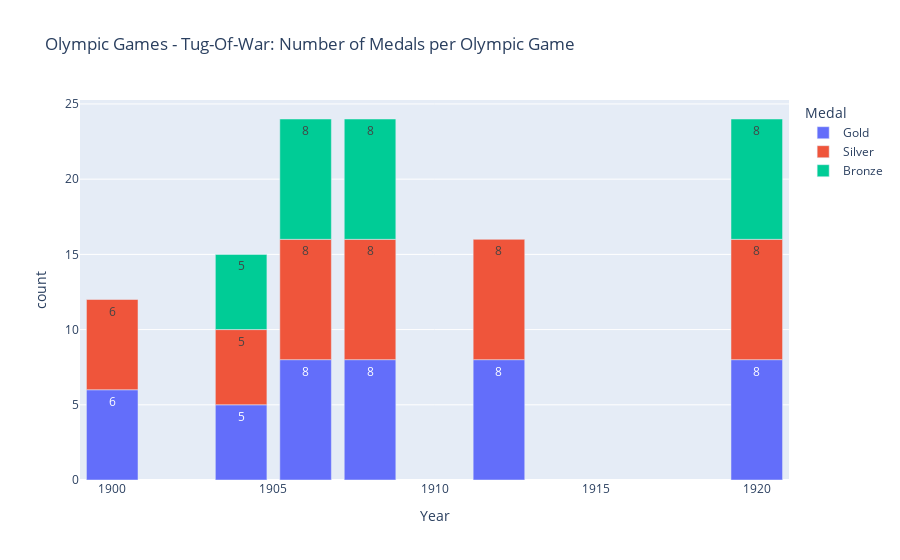

The notebook cell saved with this chart:
### Code cell
# Tug Of War:
# athlete_events.head()
tug_of_war = athlete_events[athlete_events['Sport'] == "Tug-Of-War"]
tug_of_war.head(25)
#'F' in pd.Index(tug_of_war['Sex']) # Bara män
# tug_of_war['Team'].unique()
#tug_of_war['Year'].unique() # 1900 till 1920
# tug_of_war['Season'].unique() #summer
# tug_of_war['Games'].sort_values().unique()
# tug_of_war['Medal'].value_counts()

#tug_of_war.query("Year == 1908")['Medal'].value_counts()

tow_year = tug_of_war.groupby('Year')
my_tow_df = tow_year['Medal'].value_counts()
my_tow_df = my_tow_df.reset_index()
my_tow_df
fig = px.bar(my_tow_df, x='Year',
    y='count',
    color='Medal',
    text='count',
    title='Olympic Games - Tug-Of-War: Number of Medals per Olympic Game',
    hover_data='Medal',
    hover_name='Medal')
fig.show()

### Figure 1 — Plotly figure (JSON) as saved in the notebook; plotly's stock layout.template omitted (floating-point values rounded to 4 significant figures)
{"data": [{"alignmentgroup": "True", "customdata": [["Gold"], ["Gold"], ["Gold"], ["Gold"], ["Gold"], ["Gold"]], "hovertemplate": "<b>%{hovertext}</b><br><br>Medal=%{customdata[0]}<br>Year=%{x}<br>count=%{text}<extra></extra>", "hovertext": ["Gold", "Gold", "Gold", "Gold", "Gold", "Gold"], "legendgroup": "Gold", "marker": {"color": "#636efa", "pattern": {"shape": ""}}, "name": "Gold", "offsetgroup": "Gold", "orientation": "v", "showlegend": true, "text": [6, 5, 8, 8, 8, 8], "textposition": "auto", "type": "bar", "x": [1900, 1904, 1906, 1908, 1912, 1920], "xaxis": "x", "y": [6, 5, 8, 8, 8, 8], "yaxis": "y"}, {"alignmentgroup": "True", "customdata": [["Silver"], ["Silver"], ["Silver"], ["Silver"], ["Silver"], ["Silver"]], "hovertemplate": "<b>%{hovertext}</b><br><br>Medal=%{customdata[0]}<br>Year=%{x}<br>count=%{text}<extra></extra>", "hovertext": ["Silver", "Silver", "Silver", "Silver", "Silver", "Silver"], "legendgroup": "Silver", "marker": {"color": "#EF553B", "pattern": {"shape": ""}}, "name": "Silver", "offsetgroup": "Silver", "orientation": "v", "showlegend": true, "text": [6, 5, 8, 8, 8, 8], "textposition": "auto", "type": "bar", "x": [1900, 1904, 1906, 1908, 1912, 1920], "xaxis": "x", "y": [6, 5, 8, 8, 8, 8], "yaxis": "y"}, {"alignmentgroup": "True", "customdata": [["Bronze"], ["Bronze"], ["Bronze"], ["Bronze"]], "hovertemplate": "<b>%{hovertext}</b><br><br>Medal=%{customdata[0]}<br>Year=%{x}<br>count=%{text}<extra></extra>", "hovertext": ["Bronze", "Bronze", "Bronze", "Bronze"], "legendgroup": "Bronze", "marker": {"color": "#00cc96", "pattern": {"shape": ""}}, "name": "Bronze", "offsetgroup": "Bronze", "orientation": "v", "showlegend": true, "text": [5, 8, 8, 8], "textposition": "auto", "type": "bar", "x": [1904, 1906, 1908, 1920], "xaxis": "x", "y": [5, 8, 8, 8], "yaxis": "y"}], "layout": {"barmode": "relative", "legend": {"title": {"text": "Medal"}, "tracegroupgap": 0}, "title": {"text": "Olympic Games - Tug-Of-War: Number of Medals per Olympic Game"}, "xaxis": {"anchor": "y", "domain": [0, 1], "title": {"text": "Year"}}, "yaxis": {"anchor": "x", "domain": [0, 1], "title": {"text": "count"}}}}
